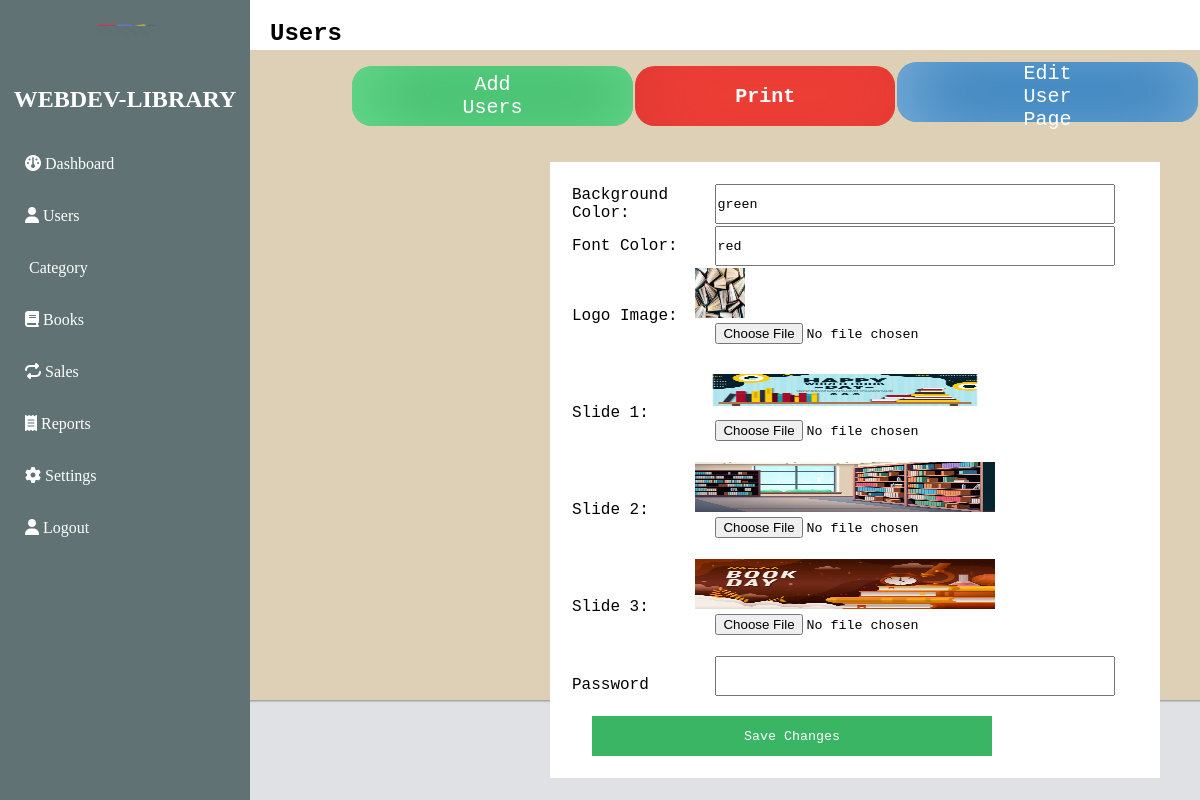
Page /admin-user-edit.php (signed in) on the committed database.
### tables this page shows
CREATE TABLE `edit_user` (
  `edit_ID` int(11) NOT NULL,
  `edit_bg` varchar(100) NOT NULL,
  `edit_font` varchar(100) NOT NULL,
  `edit_logo` varchar(100) NOT NULL,
  `edit_slide1` varchar(100) NOT NULL,
  `edit_slide2` varchar(100) NOT NULL,
  `edit_slide3` varchar(100) NOT NULL
);

### admin-user-edit.php (the view, shortened to what this page needs)
<?php
    include "connect.php";
?>
<!DOCTYPE html>
<html lang="en">
<head>
    <link rel="stylesheet" href="admin.css">
    <link rel="stylesheet" href="https://cdnjs.cloudflare.com/ajax/libs/font-awesome/6.4.2/css/all.min.css" />
    <link rel="stylesheet" href="admin-user.css">
</head>
<body>
    <header>
        <nav>
            <div class="brand-container">
                <img src="image/IMG_20231009_205609-removebg-preview.png" alt="My Personal Logo" width="60px">
                <h2 class="brand-title">WEBDEV-LIBRARY</h2>
            </div>
            <div class="brand-title">
                <a class="link" href="admin.php"><i class="fa fa-dashboard"></i> Dashboard</a>
                <a class="link" href="admin-user.php"><i class="fa fa-user"></i> Users</a>
                <a class="link" href="admin-category.php"><i class="fa fa-category"></i> Category</a>
                <a class="link" href="admin-book.php"><i class="fa fa-book"></i> Books</a>
                <a class="link" href="admin-sale.php"><i class="fa fa-repeat"></i> Sales</a>
                <a class="link" href="admin-reports.php"><i class="fa fa-receipt"></i> Reports</a>
                <a class="link" href="admin-setting.php"><i class="fa fa-gear"></i> Settings</a>
                <a class="link" href="logout.php"><i class="fa fa-user"></i> Logout</a>
            </div>
        </nav>
    </header>
    <section>
    <div class="main-container">
            <div class="header-title">
                <h2>Users</h2>
            </div>
            <table style="margin-left: 100px; margin-top:10px;" class='category-print'>
                <tr>
                    <td>
                        <button class='btn1'><a style="text-decoration: none;" href="admin-user-add.php">Add Users</a></button>
                    </td>
                    <td>
                        <button class='btn2'><a style="text-decoration: none;" href="admin-user-print.php">Print</a></button>
                    </td>
                    <td>
                        <button class='btn3'><a style="text-decoration: none;" href="admin-user-edit.php">Edit User Page</a></button>
                    </td>
                </tr>
            </table>
           <form action="admin-user-editcode.php" method="POST" enctype="multipart/form-data">
            <div style="margin-left: 300px;margin-top: 30px; background: white; width:610px; padding: 20px;">
                    <?php
                    $sql = "Select * from edit_user";
                    $result = mysqli_query($con, $sql);
                    if($result){
                        while($row = mysqli_fetch_assoc($result)){
                            $first = $row['edit_bg'];
                            $two = $row['edit_font'];
                            $three = $row['edit_logo'];
                            $four = $row['edit_slide1'];
                            $five = $row['edit_slide2'];
                            $six = $row['edit_slide3'];
                        echo '<table>
                        <tr>
                            <td>
                                <label for="">Background Color: </label>
                            </td>
                            <td>
                                <input type="text" name="txtbg" placeholder="Background Color" value="'.$first.'">
                            </td>
                        </tr>
                        <tr>
                            <td>
                                <label for="">Font Color: </label>
                            </td>
                            <td>
                                <input type="text" name="txtcolor" placeholder="Font Color" value="'.$two.'">
                            </td>
                        </tr>
                        <tr>
                            <td>
                                <label for="">Logo Image: </label>
                            </td>
                            <td>
                            <img src="'.$three.'" alt="" width="50px" height="50px">
                            <input type="file"  id="detailslayout"  name="txtlogo"  >
                            </td>
                        </tr>
                        <tr>
                            <td>
                                <label for="">Slide 1: </label>
                            </td>
                            <td>
                                <img src="'.$four.'" alt="" width="300px" height="50px"><br>
                                <input type="file"  id="detailslayout"  name="txtslide1" ><br>
                            </td>
                        </tr>
                        <tr>
                            <td>
                                <label for="">Slide 2: </label>
                            </td>
                            <td>
                                <img src="'.$five.'" alt="" width="300px" height="50px"><br>
                                <input type="file"  id="detailslayout"  name="txtslide2" > <br>
                            </td>
                        </tr>
                        <tr>
                            <td>
                                <label for="">Slide 3: </label>
                            </td>
                            <td>
                                <img src="'.$six.'" alt="" width="300px" height="50px"><br>
                                <input type="file"  id="detailslayout"  name="txtslide3" > <br>
                            </td>
                        </tr>
                        <tr>
                            <td>
                                <label for="">Password</label><br>
                            </td>
                            <td>
                            <input type="password" name="txtpass"><br><br>
                            </td>
                        </tr>
                        <tr>
                            <td colspan="2">
                                <input type="submit" id="detailsbtn" name="submit" value="Save Changes" style="background-color: #3ab563;color: white; padding: 10px; border: none">
                            </td>
                        </tr>
                    </table>';
                            }
                        }
                    ?>
                </div>
            </div>
    </section>
</body>
</html>

### admin.css (style rules this page uses)
* { margin: 0; padding: 0; box-sizing: border-box; font-family: 'Courier New', Courier, monospace; }
nav { width: 250px; height: 100%; position: fixed; top: 0; left: 0; background-color: #607274; }
.brand-container { text-align: center; color: white; font-family: Verdana; padding: 20px 0; }
.brand-title { margin: 0; margin-top: 0px; font-family: Castellar; }
.link { display: block; color: white; padding: 12px 25px; text-decoration: none; margin: 10px 0; font-family: Verdana; transition: 0.2s; }
body { background: #E0E1E4; }
.main-container { margin-left: 250px; box-shadow: 0 0 2px 1px rgb(0, 0, 0, 0.4); background-color: #DED0B6; }
.header-title { width: 100%; height: 50px; background: white; text-align: start; padding: 20px 0 0 20px; }
.category-print { background-color: white; height: auto; }
.category-print button { background-color: transparent; font-size: 20px; height: 100px; border-color: 1px solid black; }
.container-info form,input { width: 400px; margin-left: 20px; height: 40px; }

### admin-user.css (style rules this page uses)
.main-container { background-color: #DED0B6; height: 700px; }
.category-print button { height: 60px; padding-right: 100px; padding-left: 100px; border-radius: 20px; border: none; }
.category-print { background-color: transparent; }
.category-print .btn1 { background-color: #3ab563; box-shadow: 9px -1px 75px 0px rgba(120, 134, 125, 0.75) inset; -webkit-box-shadow: 9px -1px 75px 0px rgba(122, 232, 160, 0.75) inset; -moz-box-shadow: 9px -1px 75px 0px rgba(122, 232, 160, 0.75) inset; }
.category-print .btn1 a { color: white; }
.category-print .btn2 { background-color: #f44336; box-shadow: 9px -1px 75px 0px rgba(217,52,52,0.75) inset; -webkit-box-shadow: 9px -1px 75px 0px rgba(217,52,52,0.75) inset; -moz-box-shadow: 9px -1px 75px 0px rgba(217,52,52,0.75) inset; }
.category-print .btn2 a { color: white; font-size: 20px; font-weight: bold; }
.category-print .btn3 { background-color: #2273b5; box-shadow: 9px -1px 75px 0px rgba(158, 198, 229, 0.75) inset; -webkit-box-shadow: 9px -1px 75px 0px rgba(158, 198, 229, 0.75) inset; -moz-box-shadow: 9px -1px 75px 0px rgba(158, 198, 229, 0.75) inset; }
.category-print .btn3 a { color: white; }

### rows in the picture
edit_user: txtbg "green", txtcolor "red", edit_logo (picture), edit_slide1 (picture), edit_slide2 (picture), edit_slide3 (picture)
